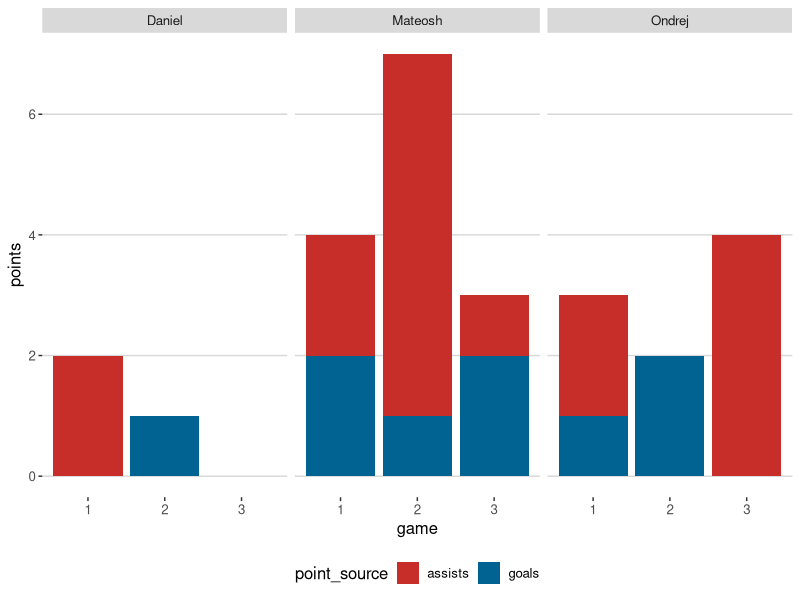

Source code (R):
## ---- chunk 1
library(dplyr)
library(tidyr)
library(ggplot2)
library(ggthemes)
library(tibble)
## ---- chunk 2
stats <- tribble(
    ~player, ~game, ~assists, ~goals,
   "Ondrej",     1,        2,      1,
   "Ondrej",     2,        0,      2,
   "Ondrej",     3,        4,      0,
  "Mateosh",     1,        2,      2,
  "Mateosh",     2,        6,      1,
  "Mateosh",     3,        1,      2,
   "Daniel",     1,        2,      0,
   "Daniel",     2,        0,      1,
   "Daniel",     3,        0,      0
)

stats
## ---- chunk 3
stats_long <- stats %>%
  gather(point_source, points, assists:goals)

stats_long
## ---- chunk 4
stats_long %>%
  ggplot(aes(game, points, fill = point_source)) + #1. initial mapping
    geom_bar(stat = "identity") +                  #2. add bars points ~ game
    facet_wrap(~player) +                          #3. split plots on player
  # The following two lines change the look of the plot
  # there are other scales and themes to choose from, these
  # are just two that I like
    ggthemes::scale_fill_wsj() +
    ggthemes::theme_hc()
